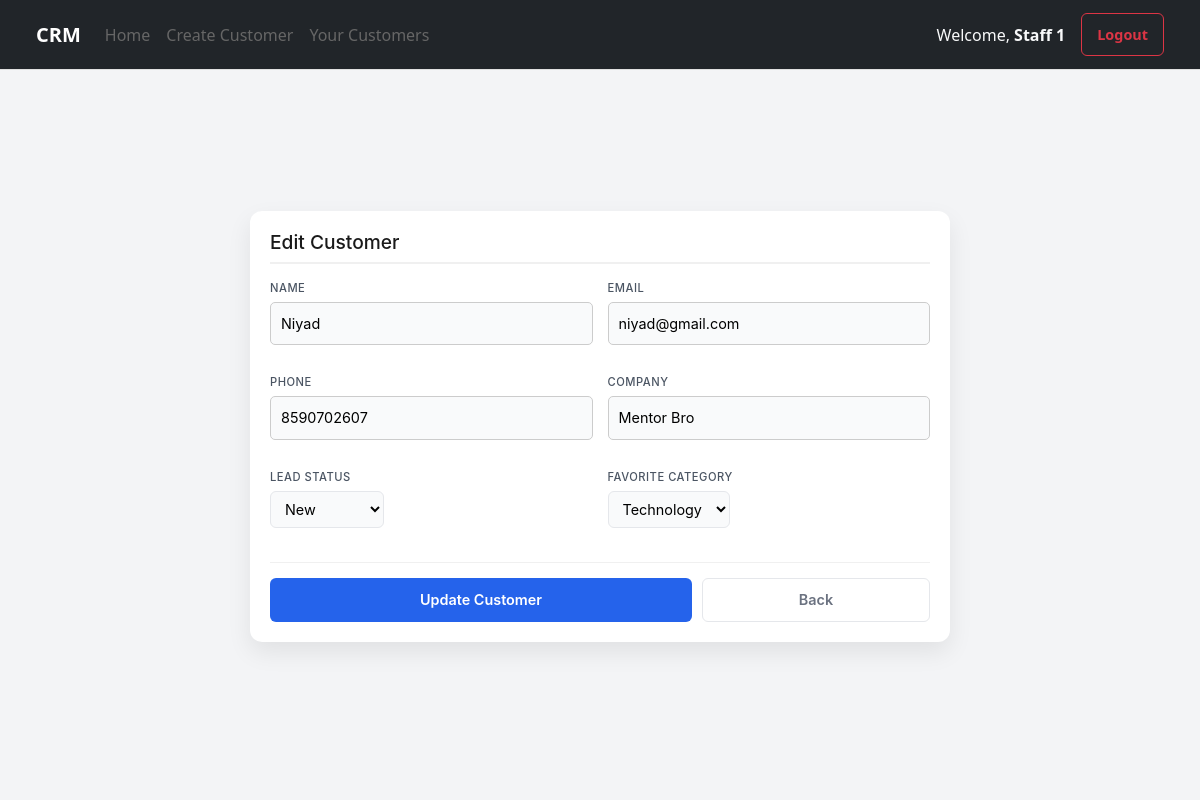
/edit-customer/1/ (signed in), run on the app's committed database.
### crm/models.py (models this page shows, shortened)
class Customer(models.Model):
    LEAD_STATUS = [
        ('new', 'New'),
        ('contacted', 'Contacted'),
        ('follow_up', 'Follow Up'),
        ('converted', 'Converted'),
        ('lost', 'Lost'),
    ]
    name =  models.CharField(max_length=100)
    email = models.EmailField(unique=True)
    phone = models.IntegerField()
    company = models.CharField(max_length=100, blank=True)
    lead_status = models.CharField(max_length=20, choices=LEAD_STATUS, default='new')
    favorite_category = models.CharField(max_length=50,choices=CATEGORY_CHOICES)
    assigned_user = models.ForeignKey(User, on_delete=models.CASCADE, related_name='customers',blank=True,null=True)
    created_at = models.DateTimeField(auto_now_add=True)

### crm/views.py (the view, shortened to what this page needs)
# urls.py: path('edit-customer/<id>/',edit_customer,name="edit-customer"),
def edit_customer(request,id):
    data = get_object_or_404(Customer,id=id)
    form = CustomerForm(instance=data)
    if not request.user.is_active:
        return redirect('login')
    if not request.user.is_superuser:
        if 'assigned_user' in form.fields:
            del form.fields['assigned_user']
    return render(request,'edit_customer.html',{'form':form})

### crm/forms.py
class CustomerForm(ModelForm):
    class Meta:
        model = Customer
        fields = ['name','email','phone','company','lead_status','favorite_category','assigned_user']
    def __init__(self, *args, **kwargs):
        super(CustomerForm, self).__init__(*args, **kwargs)
        self.fields['assigned_user'].queryset = User.objects.filter(Q(is_superuser=False),Q(is_active=True))

### templates/edit_customer.html (shortened to what this page needs)
{% extends 'base.html' %}
{% block navbar %}
    {% include 'navbar.html' %}
{% endblock navbar %}
{% block content %}
    <div class="crm-wrapper">
        <div class="crm-form-container">
            <h2>Edit Customer</h2>
            <form method="POST">
                <div class="crm-grid">
                    {% for field in form %}
                        <div class="form-group">
                            <label>{{ field.label }}</label>
                            {{ field }}
                        </div>
                    {% endfor %}
                </div>
                <div class="form-actions">
                    <button type="submit" class="btn btn-primary btn-save">Update Customer</button>
                    <a href="{% url 'customer-list' %}" class="btn btn-cancel btn-outline-danger">Back</a>
                </div>
            </form>
        </div>
    </div>
{% endblock content %}

### templates/navbar.html (shortened to what this page needs)
{% block navbar %}
<nav class="navbar navbar-expand-lg navbar-dark bg-dark px-4">
    <div class="container-fluid">
        <a class="navbar-brand fw-bold" href="/">CRM</a>
        <div class="collapse navbar-collapse" id="navbarNav">
            <ul class="navbar-nav me-auto mb-2 mb-lg-0">
                <li class="nav-item">
                    <a class="nav-link {% if request.resolver_match.url_name == 'home' %}active{% endif %}" href="{% url 'home' %}">Home</a>
                </li>
                {% if user.is_active %}
                    <li class="nav-item"><a class="nav-link {% if request.resolver_match.url_name == 'create-customer' %}active{% endif %}" href="{% url 'create-customer' %}">Create Customer</a></li>
                    <li class="nav-item">
                        <a class="nav-link {% if request.resolver_match.url_name == 'customer-list' %}active{% endif %}" href="{% url 'customer-list' %}">
                            {% if user.is_superuser %}All Customers{% else %}Your Customers{% endif %}
                        </a>
                    </li>
                {% endif %}
            </ul>
            <div class="d-flex align-items-center">
                {% if user.is_authenticated %}
                    <span class="navbar-text me-3 text-light">
                        Welcome, <strong>{{ user.username }}</strong>
                    </span>
                    <form action="{% url 'logout' %}" method="post" class="m-0">
                        <button type="submit" class="btn btn-outline-danger btn-sm">Logout</button>
                    </form>
                {% else %}
                    <a href="{% url 'login' %}" class="btn btn-primary btn-sm">Login</a>
                {% endif %}
            </div>
        </div>
    </div>
</nav>
{% endblock navbar %}

### static/css/login.css (style rules this page uses)
.form-group { margin-bottom: 1rem; }
.form-group label { display: block; margin-bottom: 5px; font-weight: 500; }
.form-group input { width: 100%; padding: 10px; border: 1px solid #ccc; border-radius: 5px; box-sizing: border-box; }
.form-group { margin-bottom: 1.2rem; }

### static/css/navbar.css (style rules this page uses)
.navbar { background-color: #ffffff; border-bottom: 1px solid #e0e0e0; padding: 0.8rem 2rem; position: sticky; top: 0; z-index: 1000; }
.nav-link { text-decoration: none; color: #666; font-weight: 500; transition: color 0.3s; }

### static/css/requests.css (style rules this page uses)
body { background-color: #f3f4f6; }

### static/css/create_customer.css (style rules this page uses)
.crm-wrapper { display: flex; align-items: center; justify-content: center; height: 89vh; background-color: #f3f4f6; overflow: hidden; }
.crm-form-container { width: 95%; max-width: 700px; padding: 1.25rem; background: #ffffff; border-radius: 12px; box-shadow: 0 10px 25px rgba(0, 0, 0, 0.08); font-family: 'Inter', system-ui, -apple-system, sans-serif; }
.crm-form-container h2 { margin-top: 0; margin-bottom: 1rem; color: #1a1a1a; font-size: 1.2rem; border-bottom: 2px solid #f0f0f0; padding-bottom: 0.5rem; }
.crm-grid { display: grid; grid-template-columns: 1fr 1fr; gap: 10px 15px; }
label { font-size: 0.7rem; font-weight: 700; color: #4b5563; margin-bottom: 3px; text-transform: uppercase; letter-spacing: 0.5px; }
input, select { padding: 8px 10px; border: 1px solid #e5e7eb; border-radius: 6px; font-size: 0.9rem; background-color: #f9fafb; }
.form-actions { margin-top: 15px; display: flex; gap: 10px; border-top: 1px solid #f0f0f0; padding-top: 15px; }
.btn { padding: 10px 15px; font-size: 0.9rem; border-radius: 6px; font-weight: 600; cursor: pointer; }
.btn-save { background: #2563eb; color: white; border: none; flex: 2; }
.btn-cancel { background: #fff; color: #6b7280; border: 1px solid #e5e7eb; flex: 1; text-decoration: none; text-align: center; }

### data on the page
Customer: form "Niyad" "niyad@gmail.com" "8590702607" "Mentor Bro" "New" "Technology"

### other printed values
{{ user.username }} "Staff 1"
{{ field.label }} "NAME" "EMAIL" "PHONE" "COMPANY" "LEAD STATUS" "FAVORITE CATEGORY"
